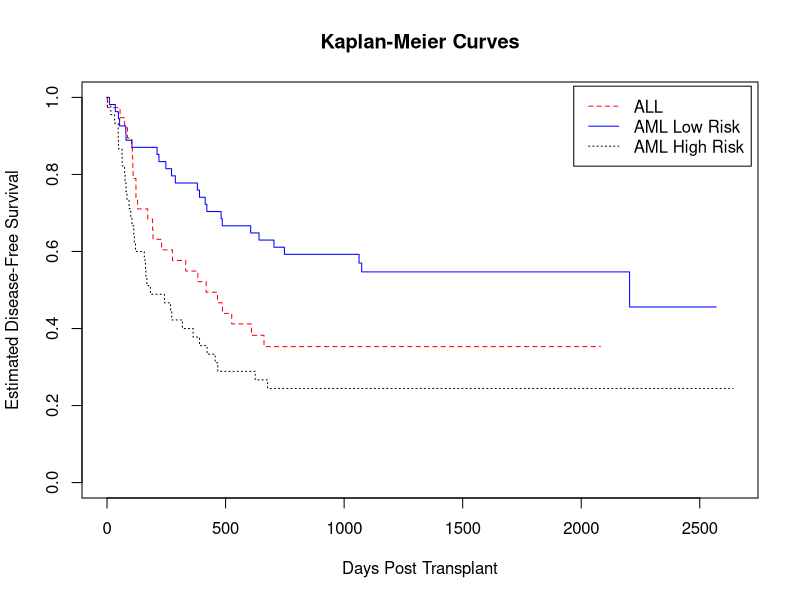
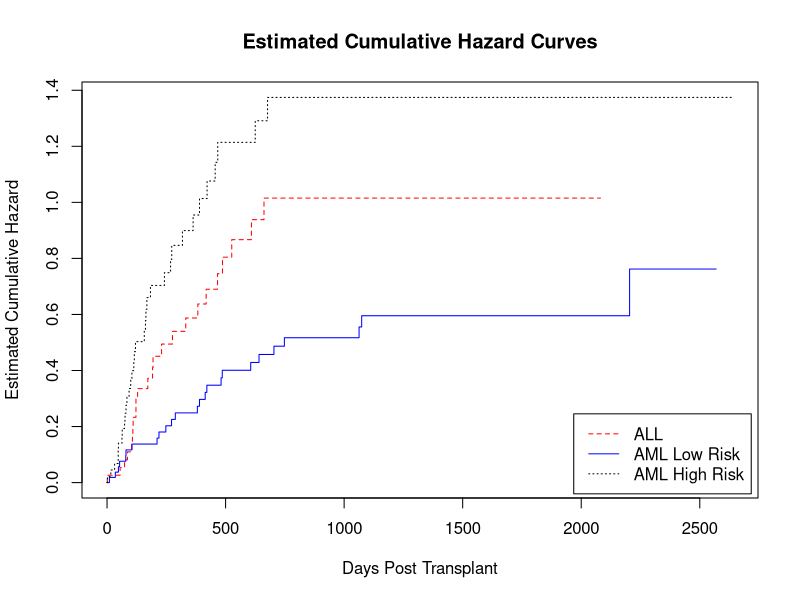

Here is the R script that generated these plots, in order:
## ---- chunk 1
# Load packages and data set
library(survival)
library(KMsurv)
library(knitr)
library(ggfortify)
data(bmt)
# Subset the data into the three groups
all <- bmt[bmt$group==1,]
low <- bmt[bmt$group==2,]
high <- bmt[bmt$group==3,]
## ---- chunk 2
KM_all <- survfit(Surv(time = t2, event = d3) ~ 1, data = all)
KM_low <- survfit(Surv(time = t2, event = d3) ~ 1, data = low)
KM_high <- survfit(Surv(time = t2, event = d3) ~ 1, data = high)
## ---- chunk 3
bmt$group <- as.factor(bmt$group)
plot(survfit(Surv(t2, d3) ~ group, data = bmt),
     lty = c(2, 1, 3), xlab = "Days Post Transplant",
     ylab = "Estimated Disease-Free Survival", 
     col = c("red", "blue", "black"),
     main = "Kaplan-Meier Curves")
legend("topright", c("ALL", "AML Low Risk", "AML High Risk"),
       lty = c(2, 1, 3), inset = 0.01, col = c("red", "blue", "black"))
## ---- chunk 4
plot(survfit(Surv(t2, d3) ~ group, data = bmt),
     lty = c(2, 1, 3), xlab = "Days Post Transplant",
     ylab = "Estimated Cumulative Hazard", 
     col = c("red", "blue", "black"),
     main = "Estimated Cumulative Hazard Curves",
     fun = "cumhaz")
legend("bottomright", c("ALL", "AML Low Risk", "AML High Risk"),
       lty = c(2, 1, 3), inset = 0.01, col = c("red", "blue", "black"))
## ---- chunk 5
all_function <- stepfun(summary(KM_all)$time, c(1, (summary(KM_all))$surv))
low_function <- stepfun(summary(KM_low)$time, c(1, (summary(KM_low))$surv))
high_function <- stepfun(summary(KM_high)$time, c(1, (summary(KM_high))$surv))

mean_all <- round(integrate(all_function, 0, 2081, rel.tol = 0.1)$val, 1)
mean_low <- round(integrate(low_function, 0, 2081, rel.tol = 0.1)$val, 1)
mean_high <- round(integrate(high_function, 0, 2081, rel.tol = 0.1)$val, 1)
## ---- chunk 6
est_variance <- function(surv){
  table <- summary(surv)
  surv_function <- stepfun(summary(surv)$time, c(1, (summary(surv))$surv))
  sum <- 0
  for(i in (1:length(table$time))){
    sum = sum + (((integrate(surv_function, table[[2]][i], 2081, subdivisions = 10000))$val)^2 * table[[4]][i] / (table[[3]])[i] / ((table[[3]])[i]-(table[[4]])[i]))
  }
  
  return(sqrt(sum))
}
se_all <- round(est_variance(KM_all), 1)
se_low <- round(est_variance(KM_low), 1)
se_high <- round(est_variance(KM_high), 1)
